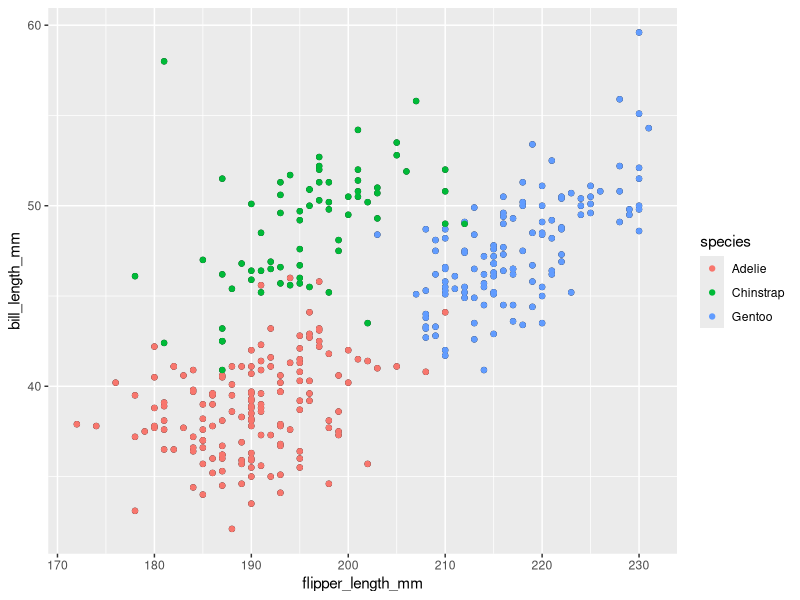
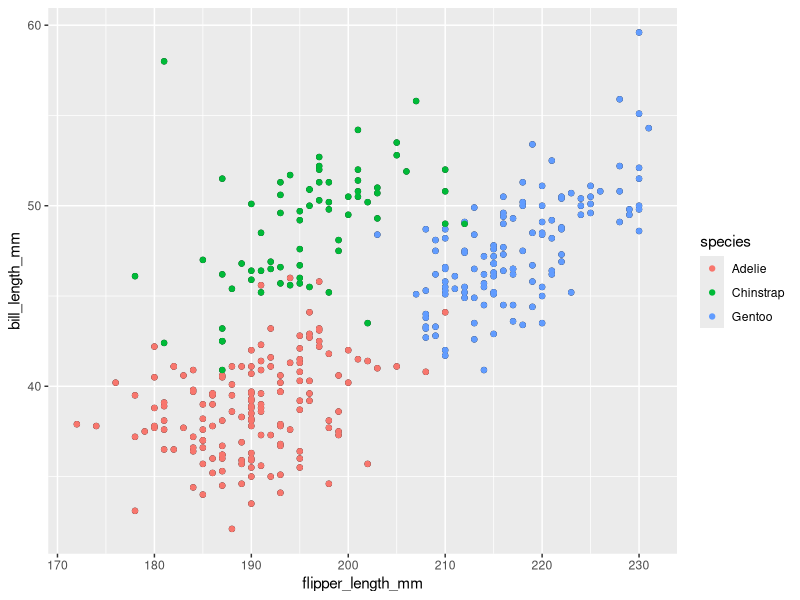

These figures' R source, in order:
## ---- chunk 1
#Library and data set load in
library(tidyverse)

#Hide annoying error messages
knitr::opts_chunk$set(warning = FALSE, message = FALSE)
## ---- chunk 2
#Load in data frame
data("penguins", package = "palmerpenguins")

#Calculate the mean flipper length per species
flip_len_spec = aggregate(penguins$flipper_length_mm,
                    list(penguins$species), mean, na.rm=TRUE)

## ---- chunk 3
#Create the scatterplot and save
ggplot(data = penguins, mapping = aes(x = flipper_length_mm, y = bill_length_mm)) + geom_point() + geom_point(aes(color=species))
ggsave("hw_scatterplot.pdf")
## ---- chunk 4
#Setting the seed
set.seed(21061)

#Producing a data frame
prob2_df = tibble(
  vec_random = rnorm(10, mean = 0, sd= 1 ),
  vec_logical = (vec_random > 0),
  vec_character = c("It", "was", "the", "best", "of", "times,", "it", "was", "the", "worst.."),
  vec_factorial = factor(c("mild", "medium", "medium", "hot", "mild", "hot", "medium", "hot", "medium", "mild"))
)

#Take the mean of the variables
mean_random = mean(
  pull(prob2_df,1))
mean_logical = mean(
  pull(prob2_df,2))
mean_character = mean(
  pull(prob2_df,3))
mean_factorial =mean(
  pull(prob2_df,4))
prob2_df
